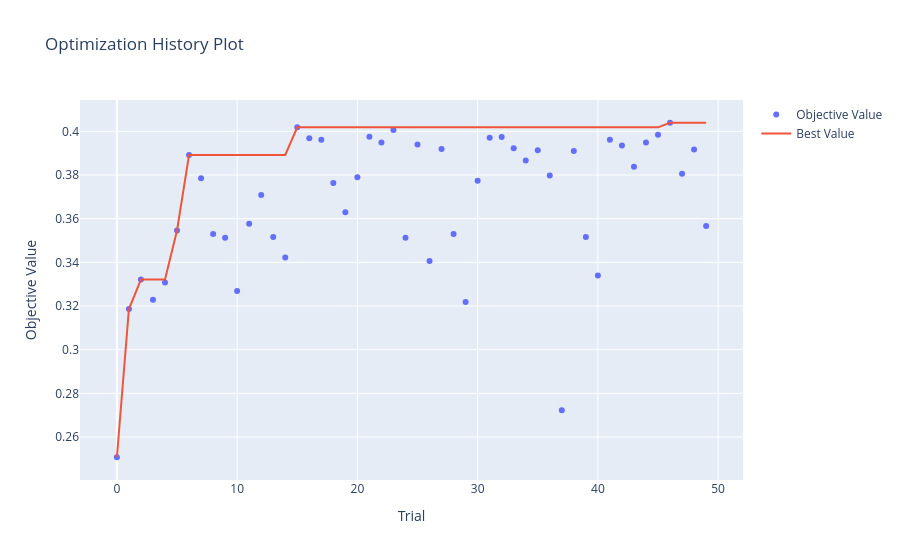

The code cell stored with this chart in its notebook:
### Code cell
# 1) import the Matplotlib version
from optuna.visualization import plot_optimization_history
fig = plot_optimization_history(study)
fig.show()
